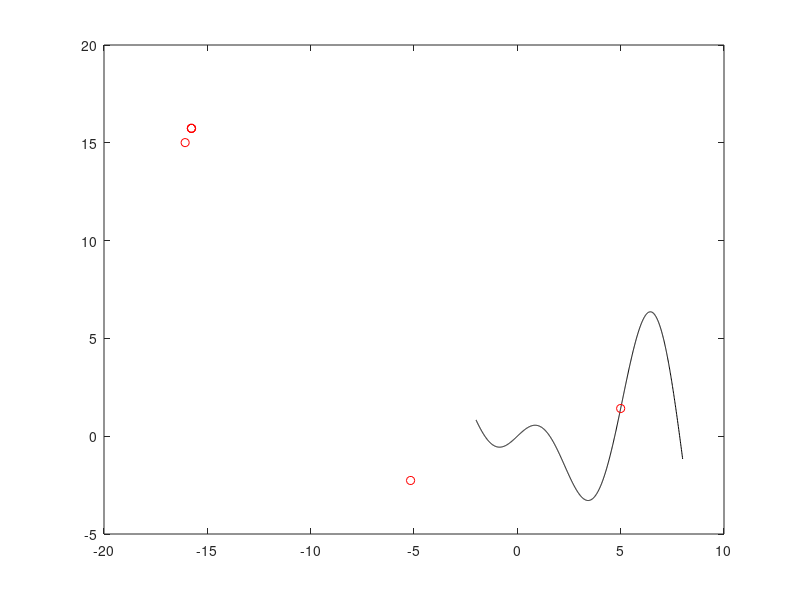

The MATLAB script that drew this image:
clear all; close all; clc

f = @(x) (x.*cos(x));
fprime = @(x)(cos(x) - x.*sin(x));
fdprime = @(x)(-2*sin(x) - x.*cos(x));

xplot = -2:0.01:8;

yplot = f(xplot);

plot(xplot, yplot, 'k')

x0 = 5;
hold on
plot(x0, f(x0), 'ro')
%By adding a third input argument to the plot function, 
%you can plot the same variables using a red dashed line.

tolerance = 1e-8

tic
for k = 1:1000
    x0 = x0 -fprime(x0) / fdprime(x0);
    plot(x0, f(x0), 'ro')
    if abs(fprime(x0)) < tolerance
        break
    end
end
toc

k

% x1 = x0 -fprime(x0) / fdprime(x0)
% plot (x1, f(x1), 'r0')

%x2 = x1 - fprime(x1) / fdprime(x1)
% plot (x2, f(x2), 'r1')





